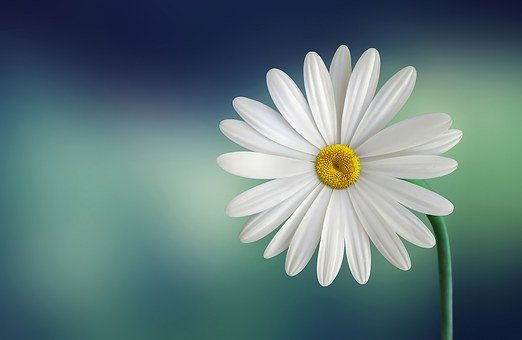
#> input picture flower.jpeg, 522 x 340 px, found by its file name
$ jupyter execute --allow-errors Dimensionality_Reduction_Assignment.ipynb   (shell and % lines are left out)
#> lines starting #> are read from the running program, lines starting #| are printed output that depends on the picture
<a href="https://colab.research.google.com/github/gangasani-anusha/DataMining_Dimensionality_Reduction/blob/main/Dimensionality_Reduction_Assignment.ipynb" target="_parent"></a>

[cell 1]
import cv2
import numpy as np
import pandas as pd
import matplotlib.pyplot as plt
from sklearn.decomposition import PCA
from collections import OrderedDict
from functools import partial
from time import time
import warnings
warnings.filterwarnings('ignore')
from mpl_toolkits.mplot3d import Axes3D
from matplotlib.ticker import NullFormatter
from sklearn import manifold, datasets
from numpy.linalg import svd
from umap import UMAP
from sklearn.utils import resample
import umap
import seaborn as sns
from sklearn.datasets import fetch_openml
import plotly.express as px
from sklearn.manifold import TSNE
from sklearn.datasets import load_digits
from sklearn.manifold import LocallyLinearEmbedding
Axes3D
lle_points = 500

[cell 2]
from google.colab import drive
drive.mount('/content/gdrive')

[cell 3]
flower_data = cv2.imread('gdrive/My Drive/SJSU_Data_Mining/flower.jpeg')
#> flower_data is the input picture: shape (340, 522, 3); mean B, G, R 123.8, 122.5, 97.4

# Principal Component Analysis

## `Image Data`

[cell 4]
flower_data = cv2.imread('gdrive/My Drive/SJSU_Data_Mining/flower.jpeg')
plt.imshow(flower_data)

[cell 5]
blue,green,red = cv2.split(flower_data)
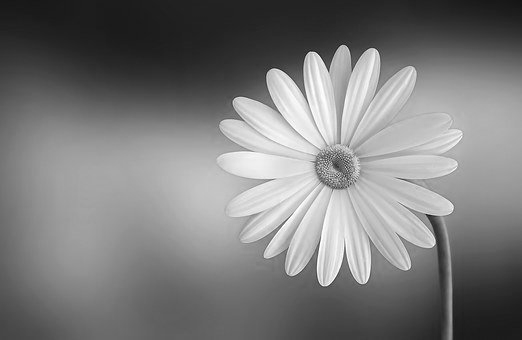
#> green: shape (340, 522); min 20, max 255, mean 122.5
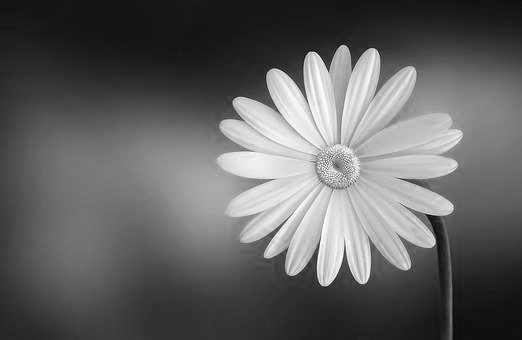
#> red: shape (340, 522); min 2, max 255, mean 97.4

[cell 6]
#initialize PCA with first 5 principal components
pca_data_5 = PCA(5)

#Applying to red, green and blue channels and then applying inverse transform to transformed array.
red_channel = pca_data_5.fit_transform(red)
#> red_channel = 340 rows, first 6: [-1842.6, -47.68, 164.1, -37.88, 27.53], [-1839.2, -45.99, 164.4, -38.71, 28.18], [-1834.8, -42.29, 164.9, -38.12, 27.41], [-1832.4, -37.72, 166, -40.3, 26.66], [-1830.2, -35.95, 167.7, -40.57, 25.67], [-1827.1, -33.43, 169.5, -41.14, 26.57]
red_inverted_channel = pca_data_5.inverse_transform(red_channel)
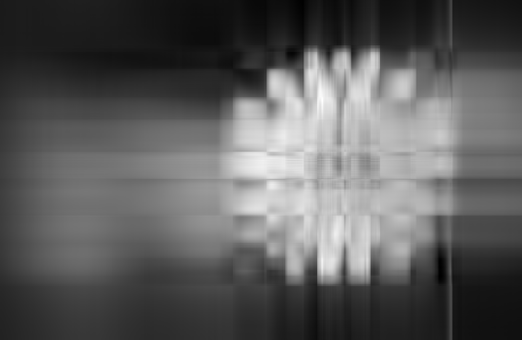
#> red_inverted_channel: shape (340, 522) float64; min 0.893, max 267.4, mean 97.4; drawn with min black and max white
green_channel = pca_data_5.fit_transform(green)
#> green_channel = 340 rows, first 6: [-2107.2, -62.42, -160.4, -73.38, 51.38], [-2103.8, -60.08, -160.7, -73.99, 50.66], [-2099.1, -55.89, -160.7, -72.17, 49.88], [-2097, -50.9, -161, -73.58, 49.4], [-2092.8, -46.79, -163.6, -73.07, 48.46], [-2089.8, -43.47, -165.1, -73, 47.92]
green_inverted_channel = pca_data_5.inverse_transform(green_channel)
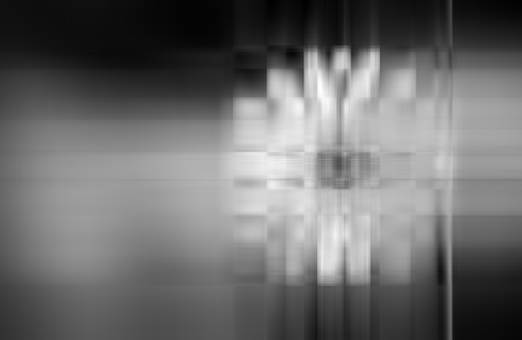
#> green_inverted_channel: shape (340, 522) float64; min 20.51, max 259.8, mean 122.5; drawn with min black and max white
blue_channel = pca_data_5.fit_transform(blue)
#> blue_channel = 340 rows, first 6: [-1398, -118.1, 100.6, 80, -14.06], [-1394.8, -117, 102.1, 79.02, -13.83], [-1392.7, -114.9, 104.1, 80.08, -15.49], [-1390.6, -112, 107.9, 79.51, -17.37], [-1387.7, -111.8, 111.8, 78.41, -17.93], [-1384.6, -111.3, 115.2, 78, -17.34]
blue_inverted_channel = pca_data_5.inverse_transform(blue_channel)
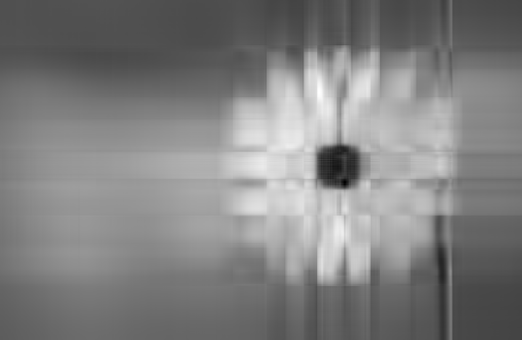
#> blue_inverted_channel: shape (340, 522) float64; min -25.37, max 270.6, mean 123.8; drawn with min black and max white

[cell 7]
flower_compressed = (np.dstack((red_inverted_channel, green_inverted_channel, blue_inverted_channel))).astype(np.uint8)
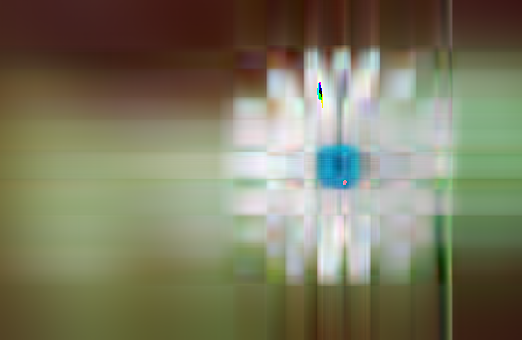
#> flower_compressed: shape (340, 522, 3); mean of channels 0, 1, 2 96.9, 121.9, 123.3; drawn as B, G, R
#viewing the compressed image
plt.imshow(flower_compressed)

[cell 8]
#initialize PCA with first 200 principal components
pca_data_200 = PCA(200)

#Applying to red, green and blue channels and then applying inverse transform to transformed array.
red_channel_200 = pca_data_200.fit_transform(red)
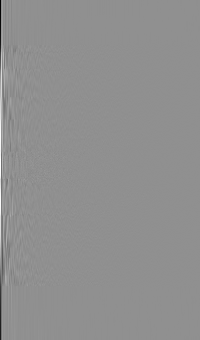
#> red_channel_200: shape (340, 200) float64; min -1842.6, max 1417.8, mean 0; drawn with min black and max white
red_inverted_channel_200 = pca_data_200.inverse_transform(red_channel_200)
green_channel_200 = pca_data_200.fit_transform(green)
green_inverted_channel_200 = pca_data_200.inverse_transform(green_channel_200)
blue_channel_200 = pca_data_200.fit_transform(blue)
blue_inverted_channel_200 = pca_data_200.inverse_transform(blue_channel_200)

[cell 9]
flower_compressed_200 = (np.dstack((red_inverted_channel_200, green_inverted_channel_200, blue_inverted_channel_200))).astype(np.uint8)
#viewing the compressed image
plt.imshow(flower_compressed_200)

## `Tabular Data`

[cell 10]
# Importing the data
pca_car_data_set = px.data.carshare()
new_pca_data = pca_car_data_set[['centroid_lat', 'centroid_lon', 'peak_hour']]

# Implementation of PCA dimensionality Reduction Technique
pca_tabular_data = PCA(n_components=3)
#> (the rest of this cell did not finish here and is left out)

# Singular value decomposition

## `Image Data`

[cell 11]
svd_flower_data = cv2.imread('gdrive/My Drive/SJSU_Data_Mining/flower.jpeg', 0)
#> svd_flower_data: shape (340, 522); min 13, max 255, mean 115.1
# obtain svd
U, S, V = np.linalg.svd(svd_flower_data)
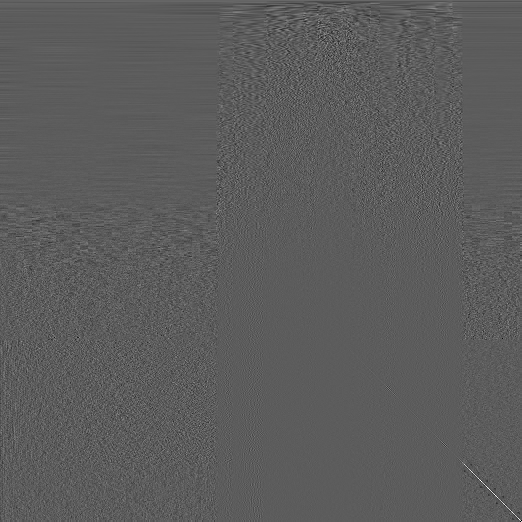
#> V: shape (522, 522) float64; min -0.441, max 0.774, mean 0.000105; drawn with min black and max white
#> S = 340 values, max 53262.2 at index 0, min 0.74 at index 339, mean 370.5

# inspect shapes of the matrices
print(U.shape, S.shape, V.shape)
#| (340, 340) (340,) (522, 522)

# plot images with different number of components
svd_components = [340, 250, 100, 50, 10, 5]

[cell 12]
plt.figure(figsize = (16, 8))
for i in range(6):
 low_rank = U[:, :svd_components[i]] @ np.diag(S[:svd_components[i]]) @ V[:svd_components[i], :]
 if(i  == 0):
    plt.subplot(2, 3, i+1), plt.imshow(low_rank, cmap = 'gray'), plt.axis('off'), plt.title("Original Image with n_components =" + str(svd_components[i]))
 else:
    plt.subplot(2, 3, i+1), plt.imshow(low_rank, cmap = 'gray'), plt.axis('off'), plt.title("n_components =" + str(svd_components[i]))
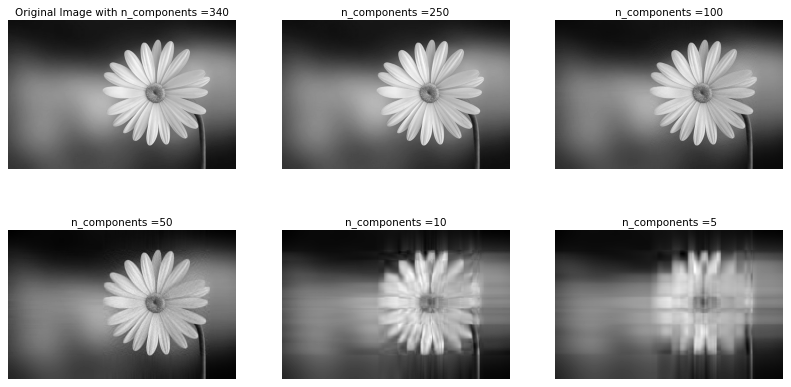
#> figure drawn by matplotlib, 6 panels

## `Tabular Data`

[cell 13]
# define your matrix as a numpy array
svd_array = np.array([[12,10,8], [13,16,19], [21,14,7]])
U, S, VT = svd(svd_array)
print(U @ np.diag(S) @ VT)

# Displaying in the 3D-scatter plot after applying dimensionality reduction
svd_result_3d = px.scatter_3d(
    svd_array, x=0, y=1, z=2,
    title=f'SVD-Dimensionality Reduction Technique',
    labels={'0': 'U', '1': 'S', '2': 'VT'}
)
svd_result_3d.show()

# Locally Linear Embedding

## `Image Data`

[cell 14]
#We load the swiss roll dataset
data_X, color = datasets.make_swiss_roll(lle_points, random_state=0)
lle_neighbors = 10
lle_components = 2

lle_plot = plt.figure(figsize=(18, 10))
# Adding 3d scatter plot
lle_3d = lle_plot.add_subplot(231, projection='3d')
lle_3d.scatter(data_X[:, 0], data_X[:, 1], data_X[:, 2], c=color, cmap=plt.cm.Spectral)
lle_3d.view_init(4, -72)
# Making a dictionary 'methods' containing LLE
#> (the rest of this cell did not finish here and is left out)

## `Tabular Data`

[cell 15]
# Importing the data
lle_data, _ = load_digits(return_X_y=True)
lle_data.shape

# Reducing the dimensionality to 4 components
embedding = LocallyLinearEmbedding(n_components=4)
lle_transformed_data = embedding.fit_transform(lle_data[:100])
lle_transformed_data.shape

[cell 16]
# Displaying the scatter plot after applying the dimensionality reduction
plt.scatter(lle_transformed_data[:, 0], lle_transformed_data[:, 1],
            edgecolor='none', alpha=0.5,
            cmap=plt.cm.get_cmap('Dark2', 10))
plt.colorbar(label='LLE Label', ticks=range(10))
plt.clim(0, 9);

# T-distributed Stochastic Neighbor Embedding

## `Image Data`

[cell 17]
# Importing Image Data set
from glob import glob
circle_images = [cv2.imread(file) for file in glob('gdrive/My Drive/SJSU_Data_Mining/shapes/circles/*.png')]

[cell 18]
# Converting them into numpy array
circle_images = np.array(circle_images)
circle_images.shape

image = []
#> (the rest of this cell did not finish here and is left out)

[cell 19]
from sklearn.manifold import TSNE
# implementation of TSNE Dimensionality Reduction Technique
#> (the rest of this cell did not finish here and is left out)

## `Tabular Data`

[cell 20]
# Importing the data
tsne_data = px.data.carshare()

features = tsne_data.loc[:, :'peak_hour']

# Implementation of UMAP dimensionality Reduction Technique
tsne_transformed_data = TSNE(n_components=3, random_state=0)
#> (the rest of this cell did not finish here and is left out)

# Isometric Mapping

## `Image Data`

[cell 21]
# implementation of TSNE Dimensionality Reduction Technique
from sklearn import manifold
from sklearn.model_selection import train_test_split
#> (the rest of this cell did not finish here and is left out)

[cell 22]
# Visualiztion of scatter plot after applying Dimensionality Reduction
plt.figure(figsize=(12,8))
#> (the rest of this cell did not finish here and is left out)

## `Tabular Data`

[cell 23]
# Importing the data
from sklearn.datasets import load_digits
isomap_digits = load_digits()
print(isomap_digits.images.shape)
print(isomap_digits.data.shape)

[cell 24]
# Reducing the dimensionality to 2 components
from sklearn.manifold import Isomap
new_isomap_data = Isomap(n_components=2)
new_isomap_data.fit(isomap_digits.data)
result_isomap = new_isomap_data.transform(isomap_digits.data)
result_isomap.shape

[cell 25]
# Displaying the scatter plot after applying the dimensionality reduction
plt.scatter(result_isomap[:, 0], result_isomap[:, 1], c=isomap_digits.target,
            edgecolor='none', alpha=0.5,
            cmap=plt.cm.get_cmap('Dark2', 10))
plt.colorbar(label='digit label', ticks=range(10))
plt.clim(-0.5, 9.5);
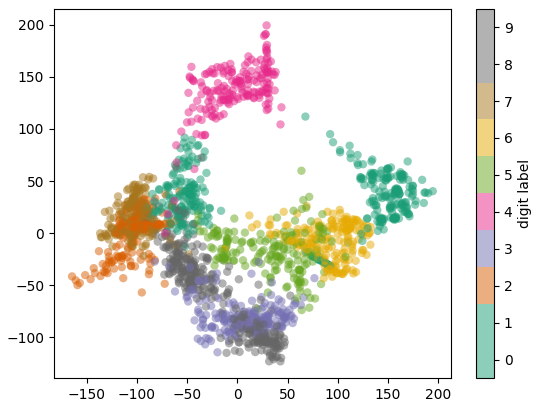
#> figure drawn by matplotlib, 2 panels
